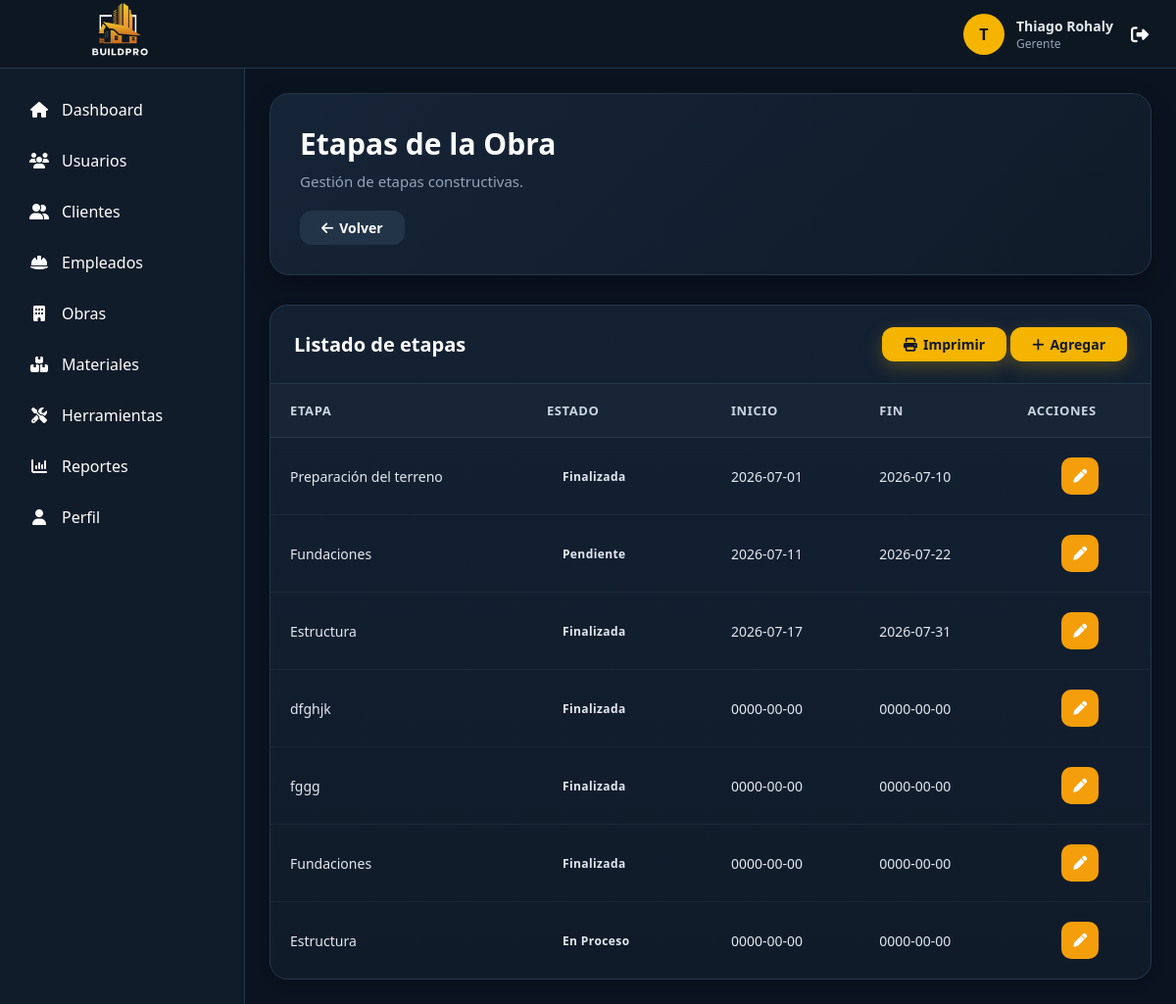
Page /controladores/EtapaController.php?accion=listar&id_obra=9 (signed in) on the earlier database version.
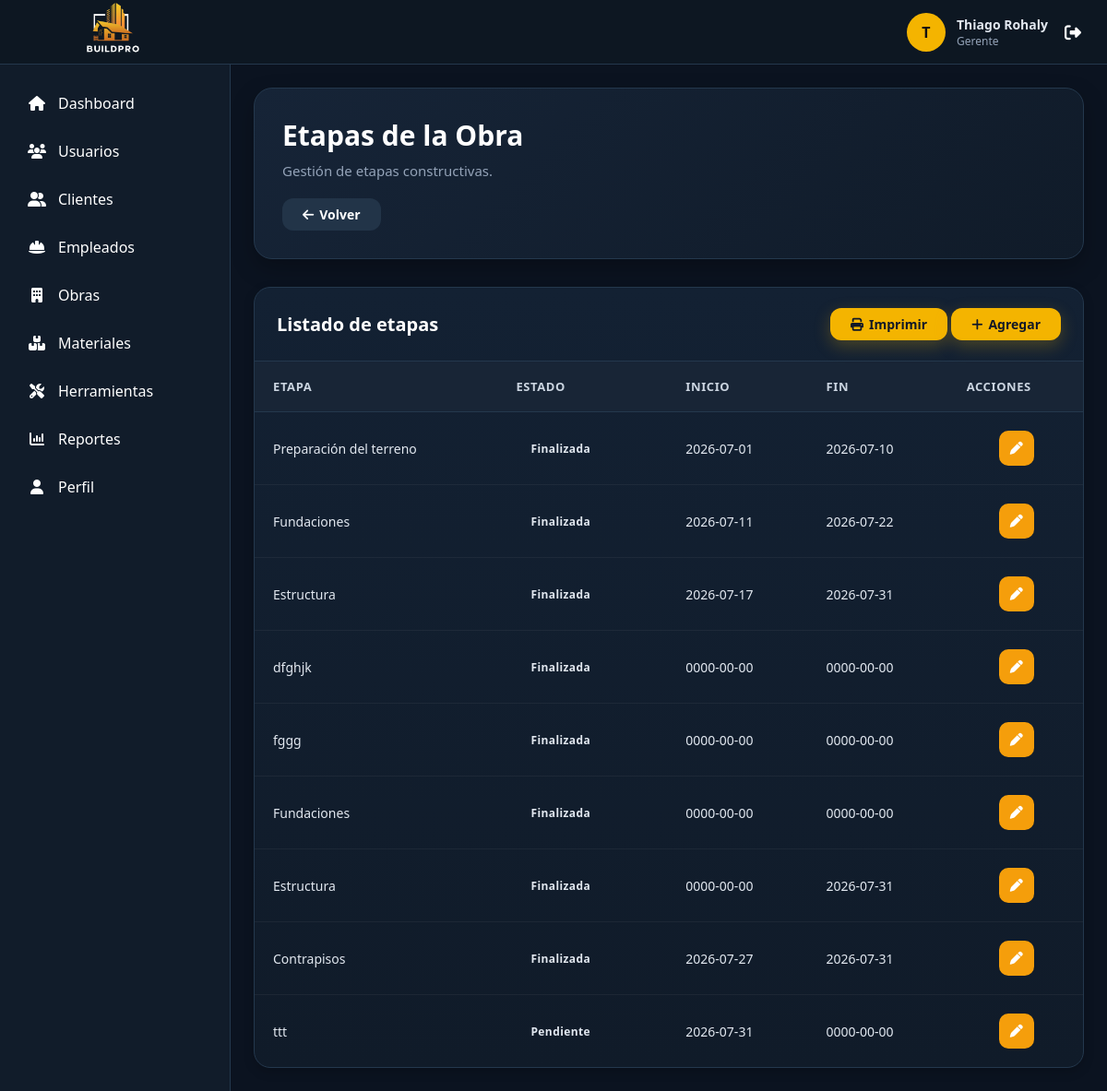
Same page on the later database version.
### tables this page shows
CREATE TABLE `etapa_obra` (
  `id_etapa` int(11) NOT NULL,
  `id_obra` int(11) NOT NULL,
  `nombre_etapa` varchar(100) NOT NULL,
  `descripcion` text DEFAULT NULL,
  `fecha_inicio` date DEFAULT NULL,
  `fecha_fin` date DEFAULT NULL,
  `estado` enum('Pendiente','En Proceso','Finalizada','Cancelada') DEFAULT NULL
);

### modelos/Conexion.php (called while the page is built)
<?php
class Conexion {
    private $host = "localhost";
    private $usuario = "root";
    private $password = "";
    private $baseDatos = "constructora";
    public function conectar(){
        try {
            $conexion = new PDO(
                "mysql:host=".$this->host.";dbname=".$this->baseDatos.";charset=utf8",
                $this->usuario,
                $this->password
            );
            $conexion->setAttribute(
                PDO::ATTR_ERRMODE,
                PDO::ERRMODE_EXCEPTION
            );
            return $conexion;
        } catch(PDOException $e){
            die("Error de conexión: ".$e->getMessage());
        }
    }
}
?>

### modelos/Etapa.php (called while the page is built, shortened)
<?php
require_once "Conexion.php";
class Etapa
{
    private $conexion;
    public function __construct()
    {
        $db = new Conexion();
        $this->conexion = $db->conectar();
    }
    public function obtenerPorObra($id_obra)
    {
        $sql = "SELECT *
                FROM etapa_obra
                WHERE id_obra = :id_obra
                ORDER BY id_etapa ASC";
        $consulta = $this->conexion->prepare($sql);
        $consulta->bindParam(
            ":id_obra",
            $id_obra
        );
        $consulta->execute();
        return $consulta->fetchAll(PDO::FETCH_ASSOC);
    }
}

### vistas/obras/etapas/index.php (the view, shortened to what this page needs)
<?php
require_once __DIR__ . "/../../../layouts/header.php";
require_once __DIR__ . "/../../../layouts/sidebar.php";
?>
<main class="content">
    <div class="page-header">
        <div>
            <h1 class="page-title">
                Etapas de la Obra
            </h1>
            <p>
                Gestión de etapas constructivas.
            </p>
        </div>
        <a href="/empresa_constructora/vistas/obras/ver.php?id=<?= $_GET["id_obra"] ?>" class="btn btn-secondary">
            <i class="fa-solid fa-arrow-left"></i>
            Volver
        </a>
    </div>
    <div class="table-container">
        <div class="table-header">
            <h2>
                Listado de etapas
            </h2>
            <div>
               <button
                    onclick="window.print()"
                    class="btn btn-primary">
                    <i class="fa-solid fa-print"></i>
                    Imprimir
                </button>
            <a href="../vistas/obras/etapas/crear.php?id_obra=<?= $_GET["id_obra"] ?>" class="btn btn-primary">
                <i class="fa-solid fa-plus"></i>
                Agregar
            </a>
            </div>
        </div>
               <?php if (count($etapas) > 0) { ?>
        <table class="table">
            <thead>
                <tr>
                    <th>Etapa</th>
                    <th>Estado</th>
                    <th>Inicio</th>
                    <th>Fin</th>
                    <th class="no-print">Acciones</th>
                </tr>
            </thead>
            <tbody>
                <?php foreach ($etapas as $etapa): ?>
                    <tr>
                        <td>
                            <?= htmlspecialchars($etapa["nombre_etapa"]) ?>
                        </td>
                        <td>
                            <span class="badge">
                                <?= htmlspecialchars($etapa["estado"]) ?>
                            </span>
                        </td>
                        <td>
                            <?= $etapa["fecha_inicio"] ?>
                        </td>
                        <td>
                            <?= $etapa["fecha_fin"] ?>
                        </td>
                        <td>
                            <div class="table-actions">
                            <a href="/empresa_constructora/controladores/EtapaController.php?accion=editar&id=<?= $etapa["id_etapa"] ?>"
                                class="btn btn-warning">
                                <i class="fa-solid fa-pen"></i>
                            </a>
                            </div>
                        </td>
                    </tr>
                <?php endforeach; ?>
            </tbody>
        </table>
        <?php } ?>
    </div>
</main>
<?php require_once __DIR__ . "/../../../layouts/footer.php"; ?>

### layouts/sidebar.php
<?php
require_once __DIR__ . "/../config/menu.php";
$rol = $_SESSION['usuario']['rol'];
$rutaActual = $_SERVER['REQUEST_URI'];
?>
<aside class="sidebar">
    <?php foreach ($menu[$rol] as $item) {
        $activo = strpos($rutaActual, $item[2]) !== false;
    ?>
        <a
            href="<?= $item[2] ?>"
            class="<?= $activo ? 'active' : '' ?>">
            <i class="<?= $item[0] ?>"></i>
            <span>
                <?= $item[1] ?>
            </span>
        </a>
    <?php } ?>
</aside>

Differences in the rows shown:
changed etapa_obra (number 2 of 9 on the later page): estado "Pendiente" → "Finalizada"
changed etapa_obra (number 7 of 9 on the later page): estado "En Proceso" → "Finalizada"; fecha_fin "0000-00-00" → "2026-07-31"
added etapa_obra: nombre_etapa "Contrapisos", estado "Finalizada", fecha_inicio "2026-07-27", fecha_fin "2026-07-31"
added etapa_obra: nombre_etapa "ttt", estado "Pendiente", fecha_inicio "2026-07-31", fecha_fin "0000-00-00"
